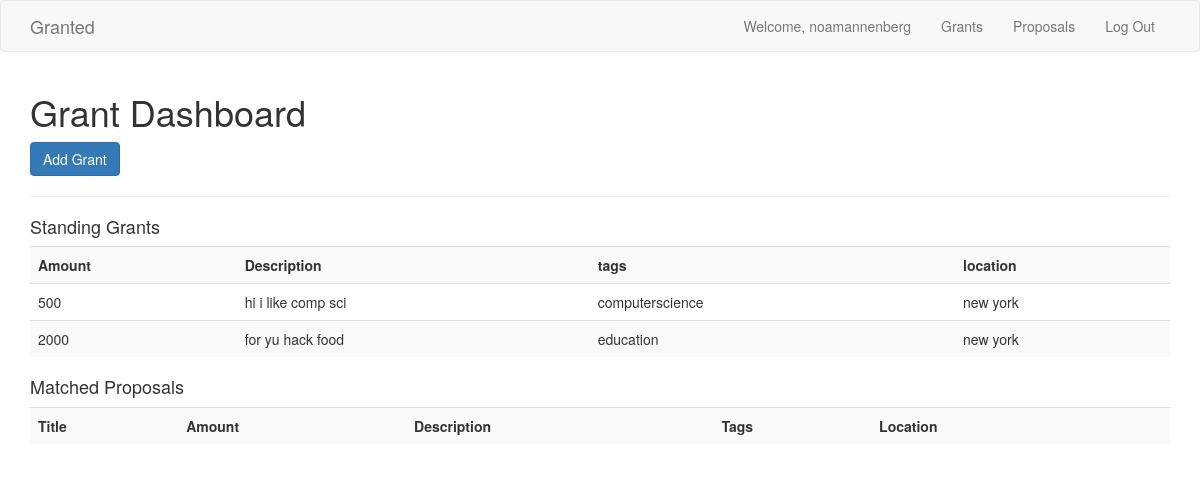
/gdash (signed in), run on an earlier commit of the app's database.
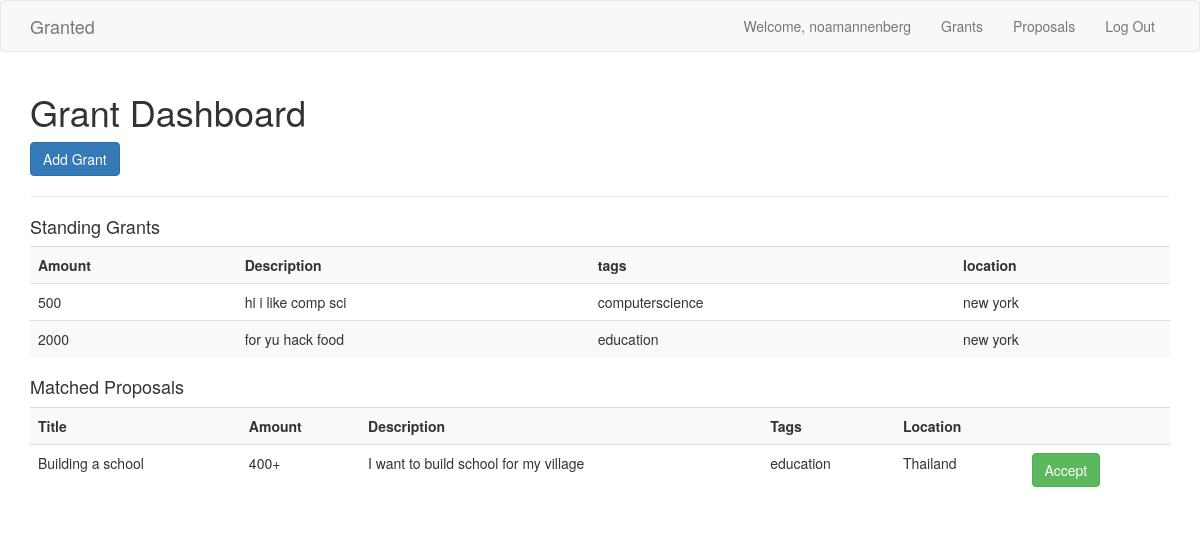
And on a later commit of the database.
### application.py (models this page shows)
class Grant(db.Model):
	__tablename__ = 'grants'
	id = db.Column('id', db.Integer, nullable = False, primary_key = True, unique = True)
	userid = db.Column('userid', db.Integer, nullable = False)
	amount = db.Column('amount', db.Integer, nullable = False, )
	description = db.Column('description', db.String(), nullable = False, )
	tags = db.Column('tags', db.String(), nullable = False)
	location = db.Column('location', db.String(), nullable = False)

class Props(db.Model):
	__tablename__ = 'proposals'
	id = db.Column('id', db.Integer, nullable = False, primary_key = True, unique = True)
	userid = db.Column('userid', db.Integer, nullable = False)
	title = db.Column('title', db.String(), nullable = False)
	amount = db.Column('amount', db.Integer, nullable = False)
	description = db.Column('description', db.String(), nullable = False, )
	tags = db.Column('tags', db.String(), nullable = False)
	location = db.Column('location', db.String(), nullable = False)

### application.py (the view)
@app.route('/gdash')
@login_required
def gdash():
	myGrants = Grant.query.filter_by(userid = session['id']).all()
	props = Props.query.filter(Props.userid != session['id']).all()
	matches = []
	for myGrant in myGrants:
		for prop in props:
			common = set(myGrant.tags.split()) & set(prop.tags.split())
			if common:
				matches.append(prop)
	uniqueMatches = []
	for match in matches:
		if match not in uniqueMatches:
			uniqueMatches.append(match)
	return render_template('gdash.html', grants=myGrants, props=uniqueMatches)

### application.py (called while the page is built)
def login_required(f):
    @wraps(f)
    def decorated_function(*args, **kwargs):
        if not 'logged_in' in session:
            return redirect(url_for('login', next=request.url))
        return f(*args, **kwargs)
    return decorated_function

### templates/gdash.html
{% extends 'layout.html' %}
{% block body %}
<header id="header">
	<div class="container">
		<h1>Grant Dashboard</h1>
	</div>
</header>
<div class="container">
	<a class="btn btn-primary" href="/gdash_add">Add Grant</a>
	<hr>
	<h4>Standing Grants</h4>
	{% if grants|length > 0 %}
		<table class="table table-striped">
			<tr>
				<th>Amount</th>
				<th>Description</th>
				<th>tags</th>
				<th>location</th>
			</tr>
			{% for grant in grants %}
				<tr>
					<td>{{grant.amount}}</td>
					<td>{{grant.description}}</td>
					<td>{{grant.tags}}</td>
					<td>{{grant.location}}</td>
				</tr>
			{% endfor %}
		</table>
	{% endif %}
	<h4>Matched Proposals</h4>
	{% if grants|length > 0 %}
		<table class="table table-striped">
			<tr>
				<th>Title</th>
				<th>Amount</th>
				<th>Description</th>
				<th>Tags</th>
				<th>Location</th>
				<th></th>
			</tr>
			{% for prop in props %}
				<tr>
					<td>{{prop.title}}</td>
					<td>{{prop.amount}}</td>
					<td>{{prop.description}}</td>
					<td>{{prop.tags}}</td>
					<td>{{prop.location}}</td>
					<td><input type="submit" value="Accept" class="btn btn-success"></td>
				</tr>
			{% endfor %}
		</table>
	{% endif %}
</div>
{% endblock %}

What changed in the data, as far as the page shows it:
added Props: title "Building a school", amount "400+", description "I want to build school for my village", tags "education", location "Thailand"
